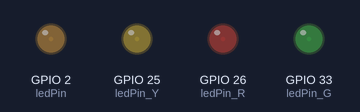
Simulated run of this sketch. Board: ESP32. On the bench: output pins drawn as LEDs (lit = HIGH). What the sketch prints to the serial monitor is not drawn.

Above: at 0.05 s.
At 1.15 s:
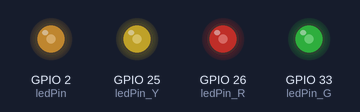
At 2.3 s:
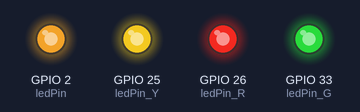
At 3.45 s:
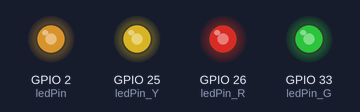
At 4.6 s:
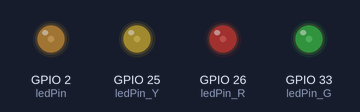
Timing chart, 0 to 6.7 s (numbered marks = the images above):
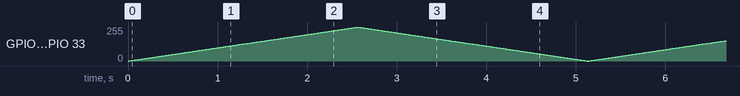

The sketch:

lab03.ino
```cpp
// 定义LED引脚
const int ledPin = 2;
const int ledPin_R = 26;
const int ledPin_Y = 25;
const int ledPin_G = 33;

// 设置PWM属性
const int freq = 5000;          // 频率 5000Hz
const int resolution = 8;       // 分辨率 8位 (0-255)

void setup() {
  Serial.begin(115200);

  // 【新版用法】直接将引脚、频率和分辨率绑定
  // 它会自动返回一个关联的通道（如果需要的话）
  ledcAttach(ledPin, freq, resolution);
  ledcAttach(ledPin_R, freq, resolution);
  ledcAttach(ledPin_Y, freq, resolution);
  ledcAttach(ledPin_G, freq, resolution);
}

void loop() {
  // 逐渐变亮
  for(int dutyCycle = 0; dutyCycle <= 255; dutyCycle++){
    // 【新版用法】直接通过引脚号写入，不再需要指定通道
    ledcWrite(ledPin, dutyCycle);
    ledcWrite(ledPin_R, dutyCycle);
    ledcWrite(ledPin_Y, dutyCycle);
    ledcWrite(ledPin_G, dutyCycle);
    delay(10);
  }

  // 逐渐变暗
  for(int dutyCycle = 255; dutyCycle >= 0; dutyCycle--){
    ledcWrite(ledPin, dutyCycle);
    ledcWrite(ledPin_R, dutyCycle);
    ledcWrite(ledPin_Y, dutyCycle);
    ledcWrite(ledPin_G, dutyCycle);
    delay(10);
  }

  Serial.println("Breathing cycle completed");
}
```
